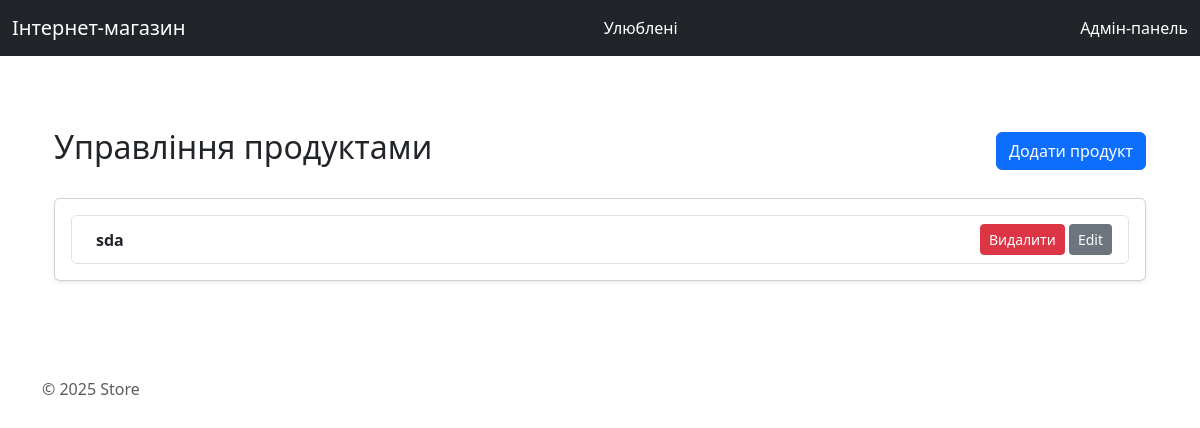
The page /products/admin-panel/ on the database as committed earlier.
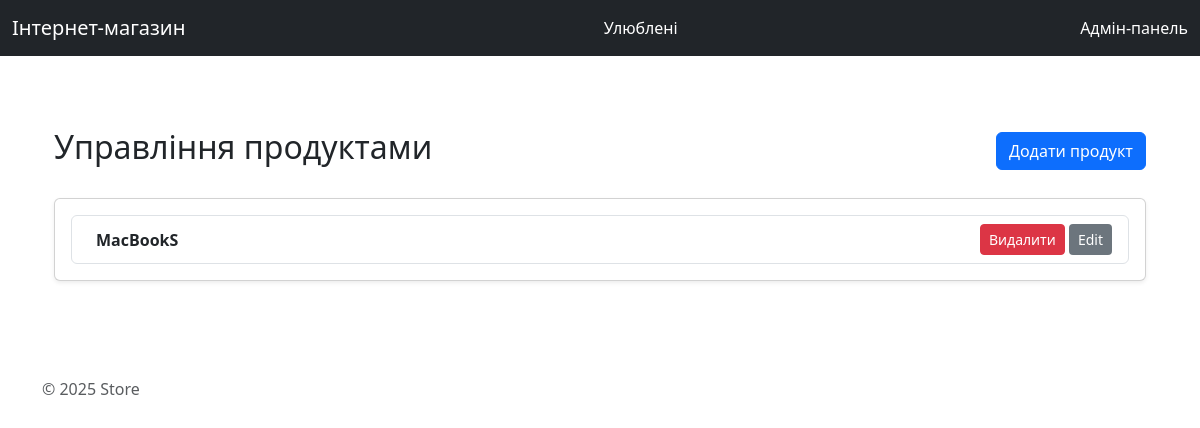
The same page on the database as committed later.
### products/models.py (models this page shows, shortened)
class Product(models.Model):
    CATEGORY_CHOICES = [
        ('electronics', 'Electronics'),
        ('clothing', 'Clothing'),
        ('books', 'Books'),
        ('furniture', 'Furniture'),
    ]
    name = models.CharField(max_length=100)
    image = models.ImageField(upload_to='product_images/',null = True)
    image_url = models.URLField(blank=True,null=True)
    description = models.TextField(blank=True, null=True)
    price = models.DecimalField(max_digits=10, decimal_places=2)
    stock = models.IntegerField()
    category = models.CharField(max_length=50, choices=CATEGORY_CHOICES)
    discount = models.IntegerField(default=0)
    created_at = models.DateTimeField(auto_now_add=True)

### products/views.py (the view)
# urls.py: path('admin-panel/', views.admin_panel, name='admin_panel'),
def admin_panel(request):
    products = Product.objects.all()
    return render(request, "products/admin-panel.html", {"products": products})

### products/templates/products/admin-panel.html (shortened to what this page needs)
{% extends "layout.html" %} {% block content %}
    <div class="container py-5">
        <div class="d-flex justify-content-between align-items-center mb-4">
            <h1 class="h2">Управління продуктами</h1>
            <button class="btn btn-primary">
                <a href="{% url 'add_product' %}" class="bi bi-plus-circle text-white text-decoration-none"> Додати продукт</a>
            </button>
        </div>
        <div class="card shadow-sm">
            <div class="card-body">
                <div class="list-group">
                    {% for product in products %}
                    <div class="list-group-item">
                        <div class="d-flex justify-content-between align-items-center">
                            <div class="flex-grow-1">
                                <a class="text-decoration-none text-dark fw-semibold" data-bs-toggle="collapse" href="#product{{ product.id }}" role="button">
                                    {{ product.name }}
                                </a>
                            </div>
                            <form method="post" action="{% url 'delete_product' product.id %}" class="d-inline" onsubmit="return confirm('Ви впевнені, що хочете видалити цей продукт?');">
                                <button type="submit" class="btn btn-danger btn-sm">
                                     Видалити
                                </button>
                                <a class="btn btn-sm text-bg-secondary" href="/products/update-product/{{product.pk}}">Edit</a>
                            </form>
                        </div>
                    </div>
                    {% empty %}
                    <div class="text-center py-5 text-muted">
                        <i class="bi bi-inbox fs-1"></i>
                        <p class="mt-3">Продуктів ще немає. Додайте перший продукт!</p>
                    </div>
                    {% endfor %}
                </div>
            </div>
        </div>
    </div>
{% endblock %}

Rows that differ between the two databases and show on the page:
removed Product: name "sda"
added Product: name "MacBookS"
